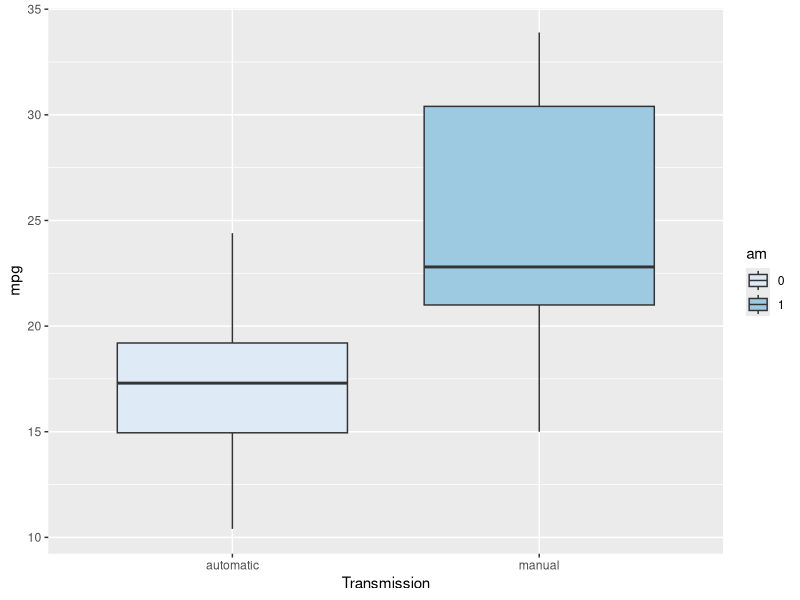
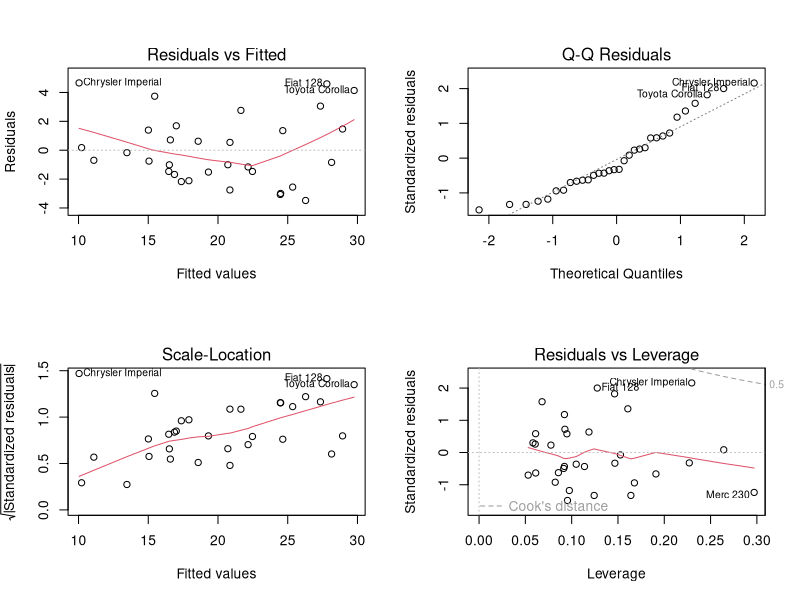

Reproduce these figures in R, in order.
## ---- chunk 1
knitr::opts_chunk$set(echo = TRUE,tidy.opts = list(width.cutoff = 60), tidy = TRUE)
## ---- chunk 2
data <- mtcars
data$am <- as.factor(data$am)
data$cyl <- as.factor(data$cyl)
names(data)
## ---- chunk 3
summary(lm(mpg~am+wt+qsec,data))$coef[2,]
confint(lm(mpg~am+wt+qsec,data))[2,]
## ---- chunk 4
library(ggplot2)


g <- ggplot(data=data,aes(y=mpg,x=am,fill=am))
g + geom_boxplot() + scale_fill_brewer(palette='Blues') + scale_x_discrete(name='Transmission',labels=c('0'='automatic','1'='manual'))
## ---- chunk 5
mdltrans <- lm(mpg~am,data)
summary(mdltrans)$coef
## ---- chunk 6
mdl <- lm(mpg~am+cyl+hp+wt,data)
summary(mdl)$coef
## ---- chunk 7
mdl0 <- lm(mpg~am+cyl+hp+wt+qsec+drat+disp+vs+gear+carb,data)
mdlbest <- step(mdl0,direction='both',trace=FALSE)
summary(mdlbest)$coef

## ---- chunk 8
mdl1 <- lm(mpg~am+wt,data)

anova(mdltrans,mdl1,mdlbest)

## ---- chunk 9
confint(mdlbest)[2,]
## ---- chunk 10
par(mfrow=c(2,2))
plot(mdlbest)
## ---- chunk 11
 data$car <- rownames(data)
data1 <- data[!(data$car %in% c('Toyota Corolla','Toyota Corona','Chrysler Imperial','Fiat 128')),]
mdlnew <- lm(mpg~am+wt+qsec,data1)
confint(mdlnew)[2,]

